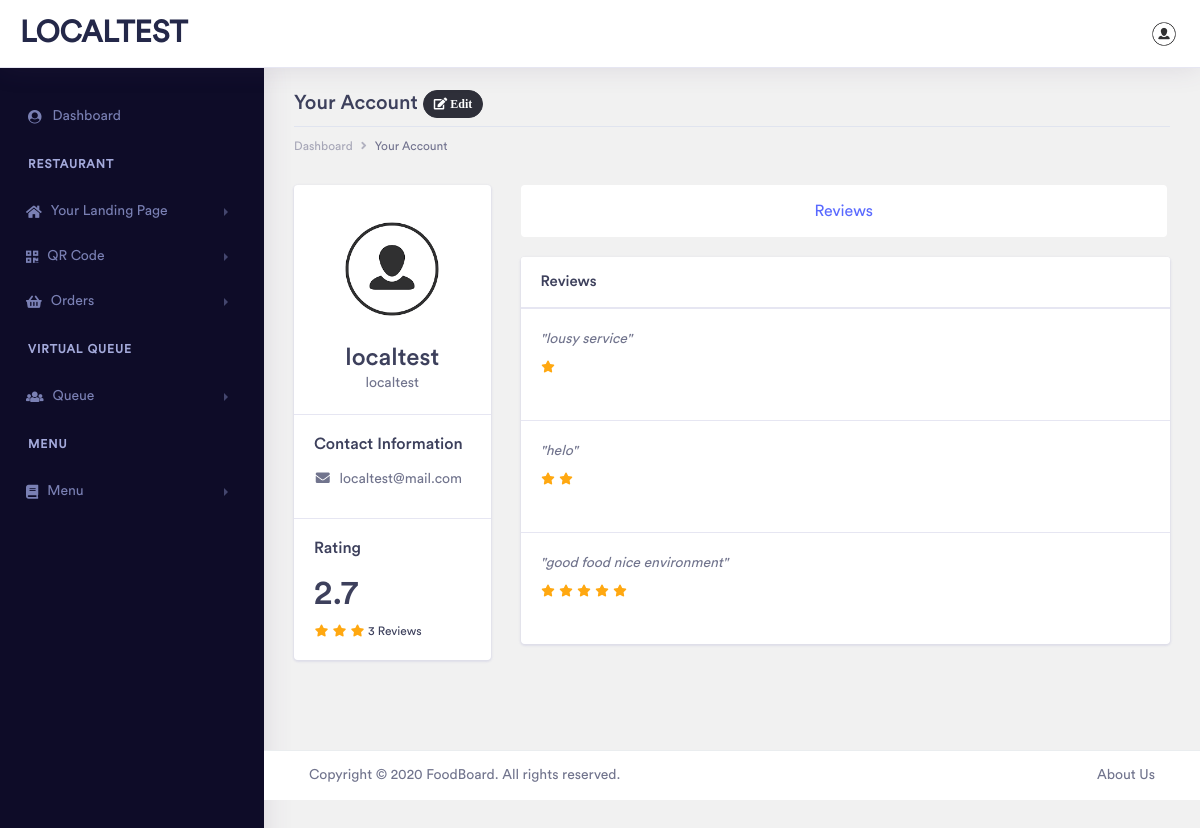
The app's page /client/profile.php (signed in), older data.
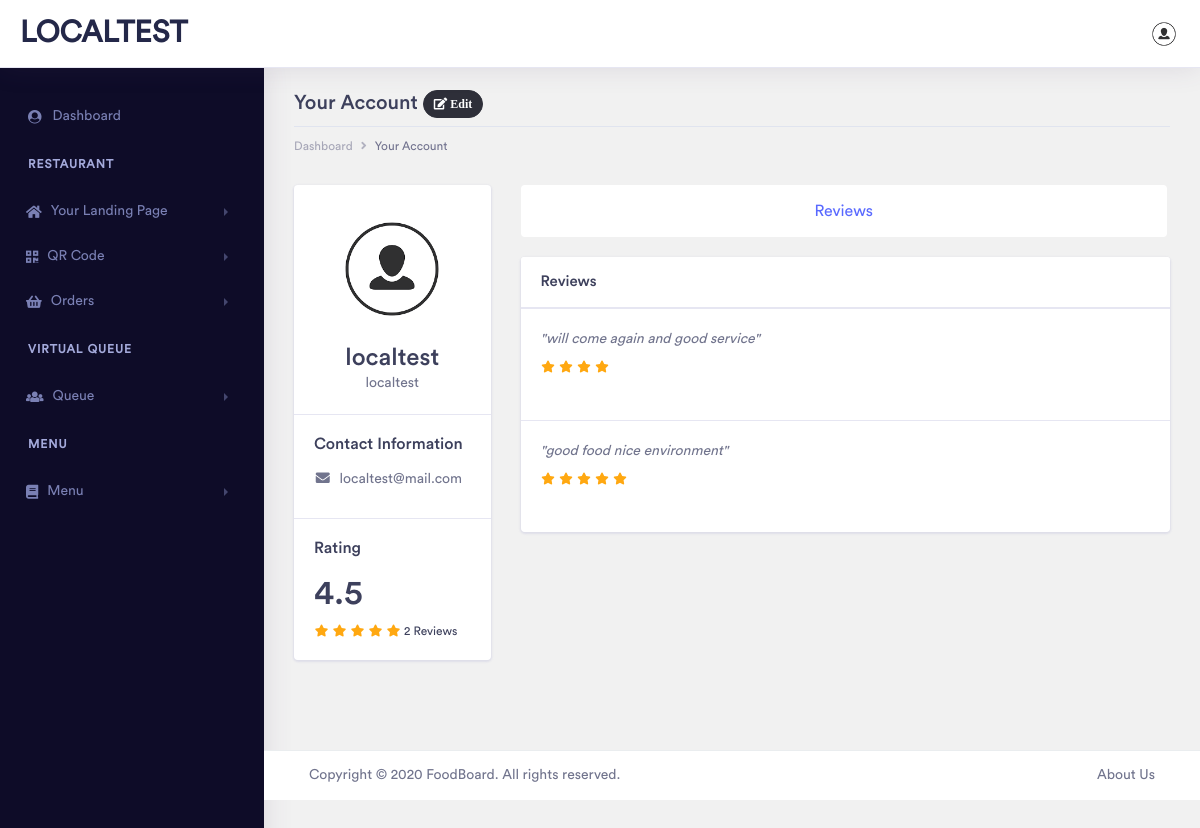
The same page, newer data.
### tables this page shows
CREATE TABLE `fos_review` (
  `uid` int(10) NOT NULL,
  `client_uid` int(10) NOT NULL,
  `review_content` varchar(150) NOT NULL,
  `review_stars` varchar(50) NOT NULL,
  `date_created` varchar(50) NOT NULL
);

### client/profile.php (the view, shortened to what the changed rows need)
<?php
include("include/connectdb.php");
$qry_profile = "SELECT * FROM fos_client
					INNER JOIN fos_landing
					ON fos_client.uid = fos_landing.client_uid
					WHERE fos_client.uid =  '".$_SESSION['user_id']."'";
$result_profile = mysqli_query($db, $qry_profile);
$user_profile = mysqli_fetch_assoc($result_profile);
$qry_review = "SELECT * FROM fos_review
					WHERE client_uid =  '".$_SESSION['user_id']."'";
$result_review = mysqli_query($db, $qry_review);
$num_review = mysqli_num_rows($result_review);
$qry_review2 = "SELECT * FROM fos_review
					WHERE client_uid =  '".$_SESSION['user_id']."'";
$result_review2 = mysqli_query($db, $qry_review2);
$num_review2 = mysqli_num_rows($result_review2);
?>
<!doctype html>
<html lang="en">
<head>
    <link rel="stylesheet" href="assets/vendor/bootstrap/css/bootstrap.min.css">
    <link href="assets/vendor/fonts/circular-std/style.css" rel="stylesheet">
    <link rel="stylesheet" href="assets/libs/css/style.css">
    <link rel="stylesheet" href="assets/vendor/fonts/fontawesome/css/fontawesome-all.css">
</head>
<body>
    <div class="dashboard-main-wrapper">
        <div class="dashboard-wrapper">
            <div class="influence-profile">
                <div class="container-fluid dashboard-content ">
                    <div class="row">
                        <div class="col-xl-3 col-lg-3 col-md-5 col-sm-12 col-12">
                            <div class="card">
                                <div class="card-body">
                                    <div class="text-center">
                                        <h2 class="font-24 mb-0"><?php echo $user_profile['client_res_name'];?></h2>
                                    </div>
                                </div>
                                <div class="card-body border-top">
								<?php
									if($num_review2>=1){
									$as=0;$bs=0;$cs=0;$ds=0;$es=0;
									for($x=0; $x<$num_review2; $x++){
										$review = mysqli_fetch_assoc($result_review2);
										if($review['review_stars'] == 1){
											$as= $as + 1;
										}elseif($review['review_stars'] == 2){
											$bs= $bs + 1;
										}elseif($review['review_stars'] == 3){
											$cs= $cs + 1;
										}elseif($review['review_stars'] == 4){
											$ds= $ds + 1;
										}elseif($review['review_stars'] == 5){
											$es= $es + 1;
										}
									}
									$avg_rating = (1*$as+2*$bs+3*$cs+4*$ds+5*$es)/$num_review2;
									$int_rating = number_format($avg_rating);
								}
								?>
                                    <h3 class="font-16">Rating</h3>
                                    <h1 class="mb-0"><?php if($num_review2>=1){echo number_format($avg_rating,1);}?></h1>
                                    <div class="rating-star">
									<?php if($num_review2>=1){if($int_rating == 1){?>
										<i class="fa fa-fw fa-star"></i>
									<?php }elseif($int_rating == 2){?>
                                        <i class="fa fa-fw fa-star"></i>
										<i class="fa fa-fw fa-star"></i>
									<?php }elseif($int_rating == 3){?>
										<i class="fa fa-fw fa-star"></i>
										<i class="fa fa-fw fa-star"></i>
										<i class="fa fa-fw fa-star"></i>
									<?php }elseif($int_rating == 5){?>
										<i class="fa fa-fw fa-star"></i>
										<i class="fa fa-fw fa-star"></i>
										<i class="fa fa-fw fa-star"></i>
										<i class="fa fa-fw fa-star"></i>
										<i class="fa fa-fw fa-star"></i>
									<?php }} ?>
                                        <p class="d-inline-block text-dark"><?php echo $num_review;?> Reviews </p>
                                    </div>
                                </div>
                            </div>
                        </div>
                        <div class="col-xl-9 col-lg-9 col-md-7 col-sm-12 col-12">
                            <div class="influence-profile-content pills-regular">
                                <div class="tab-content" id="pills-tabContent">
                                    <div class="tab-pane fade show active" id="pills-review" role="tabpanel" aria-labelledby="pills-review-tab">
                                        <div class="card">
											<?php for($c=0; $c<$num_review; $c++){ ?>
											<?php $rev = mysqli_fetch_assoc($result_review);?>
												<div class="card-body border-top">
													<div class="review-block">
														<p class="review-text font-italic m-0">"<?php echo $rev['review_content'];?>"</p>
														<div class="rating-star mb-4">
														<?php for($i=0; $i<$rev['review_stars']; $i++){ ?>
															<i class="fa fa-fw fa-star"></i>
														<?php } ?>
														</div>
													</div>
												</div>
											<?php } ?>
                                        </div>
                                    </div>
                                    </div>
                                    </div>
                        </div>
                    </div>
                </div>
            </div>
    </div>
</body>
</html>

Row changes from the older to the newer data that the page shows:
removed fos_review: review_content "lousy service", review_stars "1" (drawn)
changed fos_review: review_content "helo" → "will come again and good service"; review_stars "2" → "4" (drawn)
Text that changed along with them:
$avg_rating: "2.7" → "4.5"
$num_review: "3" → "2"
